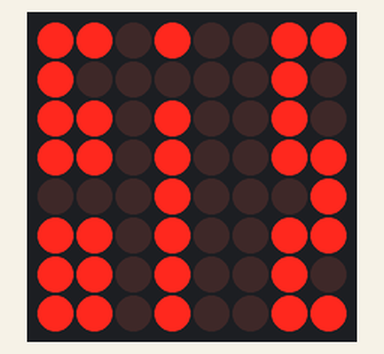
Simulated run of this sketch. Board: Arduino Uno, built with avr-gcc and run on an emulated ATmega328P. On the bench: 8×8 LED matrix. Wiring (inferred from the names in the program): LED matrix (orientation assumed): rows pin 3, pin 2, pin 12, pin 15, pin 11, pin 7, pin 6, pin 9; columns pin 4, pin 5, pin 8, pin 10, pin 13, pin 14, pin 16, pin 17.

Above: at 0.1 s.
At 1.11 s:
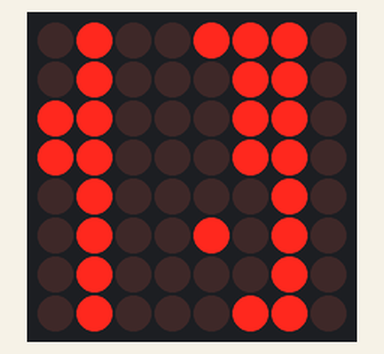
At 2.21 s:
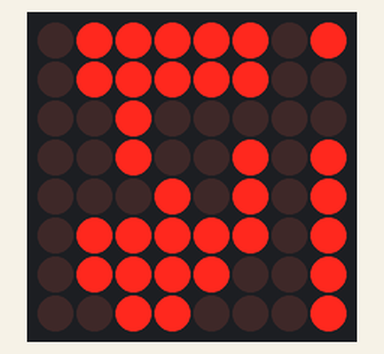
At 3.1 s:
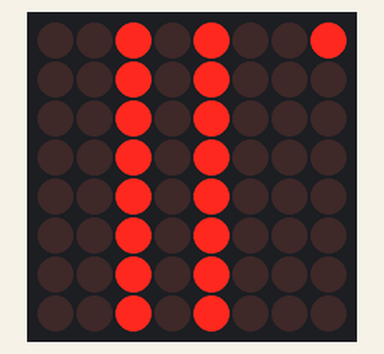
At 3.82 s:
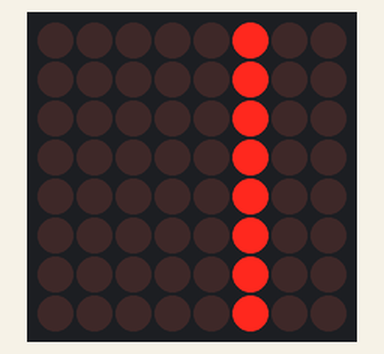
At 4.4 s:
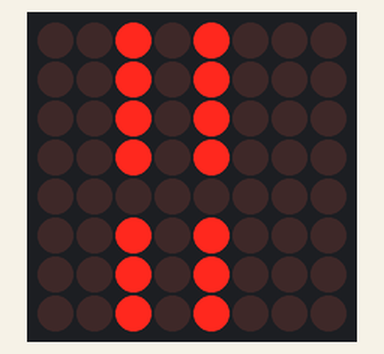

Measured:
- by itself, everything shown: repeats every 4.8 s, in 45 steps

The sketch:

matrix_timer.ino
```cpp
    #include <FrequencyTimer2.h>
int d = 100;
#define SPACE { \
    {0, 0, 0, 0, 0, 0, 0, 0},  \
    {0, 0, 0, 0, 0, 0, 0, 0}, \
    {0, 0, 0, 0, 0, 0, 0, 0}, \
    {0, 0, 0, 0, 0, 0, 0, 0}, \
    {0, 0, 0, 0, 0, 0, 0, 0}, \
    {0, 0, 0, 0, 0, 0, 0, 0}, \
    {0, 0, 0, 0, 0, 0, 0, 0}, \
    {0, 0, 0, 0, 0, 0, 0, 0} \
}

#define H { \
    {0, 0, 0, 0, 0, 1, 1, 0}, \
    {0, 0, 0, 0, 1, 1, 1, 0}, \
    {0, 0, 0, 0, 0, 1, 1, 0}, \
    {0, 0, 0, 0, 0, 1, 1, 0}, \
    {0, 0, 0, 0, 0, 1, 1, 0}, \
    {0, 0, 0, 0, 0, 1, 1, 0}, \
    {0, 0, 0, 0, 0, 1, 1, 0}, \
    {0, 0, 0, 0, 0, 1, 1, 0}  \
}

#define E  { \
    {0, 0, 1, 1, 1, 0, 0, 0}, \
    {0, 1, 1, 1, 1, 1, 0, 0}, \
    {0, 1, 1, 0, 1, 1, 0, 0}, \
    {0, 0, 0, 0, 1, 0, 0, 0}, \
    {0, 0, 0, 1, 1, 0, 0, 0}, \
    {0, 0, 1, 1, 0, 0, 0, 0}, \
    {0, 1, 1, 1, 1, 1, 0, 0}, \
    {0, 1, 1, 1, 1, 1, 0, 0}  \
}

#define L { \
    {0, 0, 0, 1, 1, 1, 0, 0},  \
    {0, 0, 1, 1, 1, 1, 1, 0}, \
    {0, 0, 0, 0, 0, 0, 1, 0}, \
    {0, 0, 0, 0, 1, 1, 0, 0}, \
    {0, 0, 0, 0, 0, 0, 1, 0}, \
    {0, 0, 0, 0, 0, 0, 1, 0}, \
    {0, 0, 1, 1, 1, 1, 1, 0}, \
    {0, 0, 0, 1, 1, 1, 0, 0} \
}

#define O { \
    {0, 0, 0, 1, 1, 0, 0, 0}, \
    {0, 0, 1, 1, 1, 1, 0, 0}, \
    {0, 1, 1, 0, 0, 1, 1, 0}, \
    {0, 1, 1, 0, 0, 1, 1, 0}, \
    {0, 1, 1, 0, 0, 1, 1, 0}, \
    {0, 1, 1, 0, 0, 1, 1, 0}, \
    {0, 0, 1, 1, 1, 1, 0, 0}, \
    {0, 0, 0, 1, 1, 0, 0, 0}  \
}
#define F { \
    {0, 0, 1, 1, 0, 1, 1, 0}, \
    {0, 0, 1, 1, 0, 1, 1, 0}, \
    {0, 0, 1, 1, 0, 1, 1, 0}, \
    {0, 0, 1, 1, 1, 1, 1, 0}, \
    {0, 0, 1, 1, 1, 1, 1, 0}, \
    {0, 0, 0, 0, 0, 1, 1, 0}, \
    {0, 0, 0, 0, 0, 1, 1, 0}, \
    {0, 0, 0, 0, 0, 1, 1, 0}  \
}
   #define FIVE { \
    { 0, 0, 1, 1, 1, 1, 1, 0},  \
    { 0, 0, 1, 1, 1, 1, 1, 0  }, \
    { 0, 0, 1, 1, 0, 0, 0, 0  }, \
    { 0, 0, 1, 1, 1, 1, 0, 0  }, \
    { 0, 0, 1, 1, 1, 1, 1, 0  }, \
    { 0, 0, 0, 0, 0, 1, 1, 0  }, \
    { 0, 0, 1, 1, 1, 1, 1, 0  }, \
    { 0, 0, 1, 1, 1, 1, 0, 0 } \
}


byte col = 0;
byte leds[8][8];

// pin[xx] on led matrix connected to nn on Arduino (-1 is dummy to make array start at pos 1)
int pins[17]= {-1, 5, 4, 3, 2, 14, 15, 16, 17, 13, 12, 11, 10, 9, 8, 7, 6};

// col[xx] of leds = pin yy on led matrix
int cols[8] = {pins[13], pins[3], pins[4], pins[10], pins[06], pins[11], pins[15], pins[16]};

// row[xx] of leds = pin yy on led matrix
int rows[8] = {pins[9], pins[14], pins[8], pins[12], pins[1], pins[7], pins[2], pins[5]};
 const int numPatterns2 = 7;
 const int numPatterns = 6;
byte patterns[numPatterns][8][8] = { FIVE,F,L,E,H};


int pattern = 0;

void setup() {
  // sets the pins as output
  for (int i = 1; i <= 16; i++) {
    pinMode(pins[i], OUTPUT);
  }

  // set up cols and rows
  for (int i = 1; i <= 8; i++) {
    digitalWrite(cols[i - 1], HIGH);
  }

  for (int i = 1; i <= 8; i++) {
    digitalWrite(rows[i - 1], HIGH);
  }

  clearLeds();

  // Turn off toggling of pin 11
  FrequencyTimer2::disable();
  // Set refresh rate (interrupt timeout period)
  FrequencyTimer2::setPeriod(2000);
  // Set interrupt routine to be called
  FrequencyTimer2::setOnOverflow(display);

  setPattern(pattern);
}

void loop() {
    pattern = ++pattern % numPatterns;
    slidePattern(pattern, 60);
}

void clearLeds() {
  // Clear display array
  for (int i = 0; i < 8; i++) {
    for (int j = 0; j < 8; j++) {
      leds[i][j] = 0;
    }
  }
}

void setPattern(int pattern) {
  for (int i = 0; i < 8; i++) {
    for (int j = 0; j < 8; j++) {
      leds[i][j] = patterns[pattern][i][j];
    }
  }
}

void slidePattern(int pattern, int del) {
  for (int l = 0; l < 8; l++) {
    for (int i = 0; i < 7; i++) {
      for (int j = 0; j < 8; j++) {
        leds[j][i] = leds[j][i+1];
      }
    }
    for (int j = 0; j < 8; j++) {
      leds[j][7] = patterns[pattern][j][0 + l];
    }
    delay(d);
  }
}

// Interrupt routine
void display() {
  digitalWrite(cols[col], HIGH);  // Turn whole previous column off
  col++;
  if (col == 8) {
    col = 0;
  }
  for (int row = 0; row < 8; row++) {
    if (leds[col][7 - row] == 1) {
      digitalWrite(rows[row], HIGH);  // Turn on this led
    }
    else {
      digitalWrite(rows[row], LOW); // Turn off this led
    }
  }
  digitalWrite(cols[col], LOW); // Turn whole column on at once (for equal lighting times)

}
```
